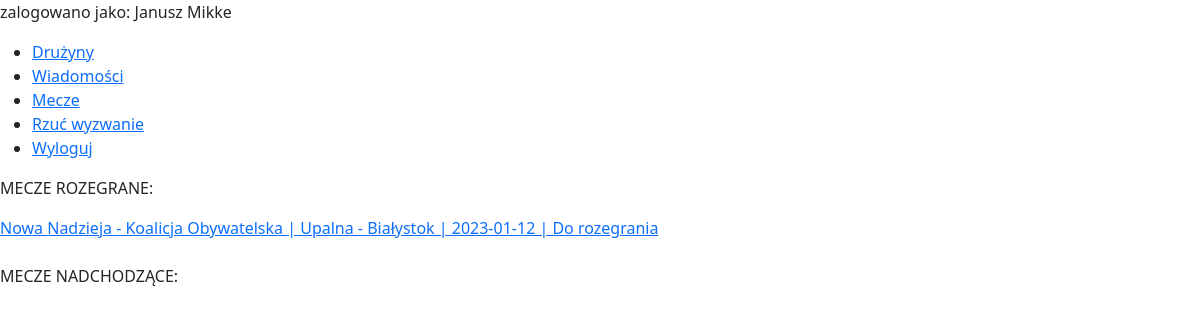
Before: /matches/my_matches (signed in) with the older database file.
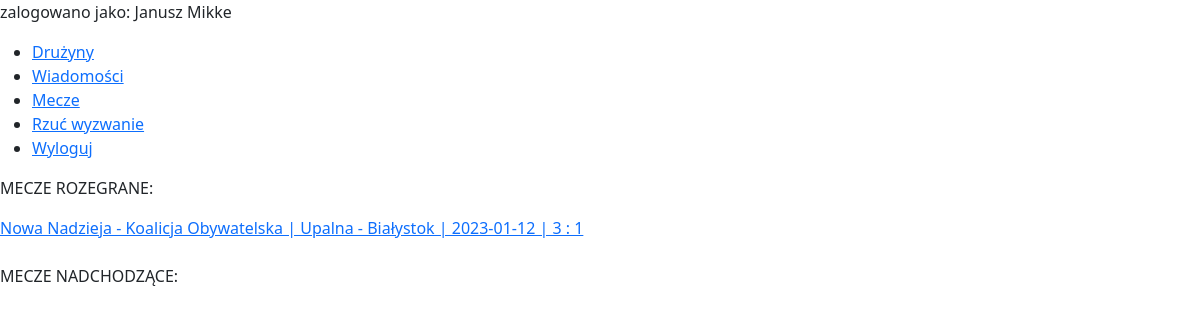
After: the same page with the newer database file.
### Matches/models.py (models this page shows, shortened)
class Match(models.Model):
    team1 = models.ForeignKey(Team,related_name='team1',on_delete=models.CASCADE)
    team2 = models.ForeignKey(Team,related_name='team2',on_delete=models.CASCADE)
    stadium = models.ForeignKey(Stadium,null=True,on_delete=models.SET_NULL)
    referee = models.ForeignKey(Referee,null=True,related_name='referee',on_delete=models.SET_NULL)
    motm = models.ForeignKey(Player,null=True,related_name='motm',on_delete=models.SET_NULL)
    date = models.DateField(null=False)
    status = models.BooleanField(default=False,null=False)
    def __str__(self):
        return f'{self.team1} - {self.team2} | {self.stadium} | {self.date} | {self.get_score() if self.status else "Do rozegrania"}'
    def get_goals(self):
        goals1 = len(Goal.objects.filter(match=self, team=self.team1))
        goals2 = len(Goal.objects.filter(match=self, team=self.team2))
        return goals1, goals2
    def get_score(self):
        goals1,goals2 = self.get_goals()
        return f'{goals1} : {goals2}'

class Stadium(models.Model):
    name = models.CharField(max_length=30)
    location = models.CharField(max_length=50)
    def __str__(self):
        return f'{self.name} - {self.location}'

### Teams/models.py (models this page shows, shortened)
class Team(models.Model):
    name = models.CharField(unique=True,max_length=30)
    slug = models.SlugField(unique=True,max_length=30)
    image = models.ImageField(upload_to='images/teams')
    def __str__(self):
        return self.name

### Matches/views.py (the view)
# urls.py: path('matches/my_matches',views.my_matches,name='my_matches'),
@login_required(login_url='/login')
def my_matches(request):
    if hasattr(request.user,'player'):
        matches = Match.objects.filter(Q(team1=request.user.player.team) | Q(team2=request.user.player.team))
    else:
        matches = Match.objects.filter(referee=request.user.referee)
    matches_played = matches.filter(date__lte=date.today())
    matches_upcoming = matches.filter(date__gt=date.today())
    return render(request,'matches/my_matches.html',{'matches_played':matches_played,'matches_upcoming':matches_upcoming})

### Users/models.py (called while the page is built)
def get_name(self):
    return f'{self.first_name} {self.last_name}'

def isinst(self):
    if hasattr(self,'player'):
        return 'player'
    elif hasattr(self,'referee'):
        return 'referee'
    return 'none'

### templates/matches/my_matches.html (shortened to what this page needs)
{% extends 'base.html' %}
{% block content %}
    <p>MECZE ROZEGRANE:</p>
    {% for match in matches_played %}
        {% if user.isinst == 'referee' and not match.status %}
            <a href="{% url 'matches:post_score' match.id %}">{{ match }}</a>
            <br>
        {% else %}
            <a href="{% url 'matches:match_detail' match.id %}">{{ match }}</a>
            <br>
        {% endif %}
    {% endfor %}
    <br>
    <p>MECZE NADCHODZĄCE:</p>
{% endblock %}

Changed rows visible on the page:
changed Match: team1+team2+stadium "Nowa Nadzieja - Koalicja Obywatelska | Upalna - Białystok | 2023-01-12 | Do rozegrania" → "Nowa Nadzieja - Koalicja Obywatelska | Upalna - Białystok | 2023-01-12 | 3 : 1"
